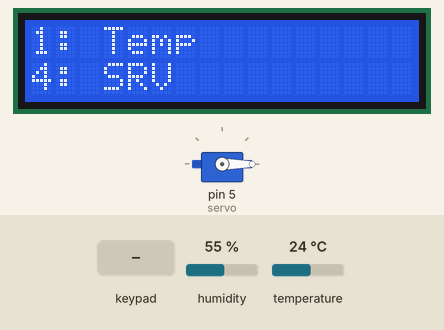
Recording of a sketch running on a simulated Arduino Mega 2560, built with avr-gcc and run on an emulated ATmega2560. Parts: 16×2 character LCD, servo. The inputs (shaded band) are chosen by the test bench; at power-on: humidity 55 %, temperature 24 °C. What the sketch prints to the serial monitor is not drawn.

Above: at 1.2 s.
1.3 s: key '4' pressed
At 2.2 s:
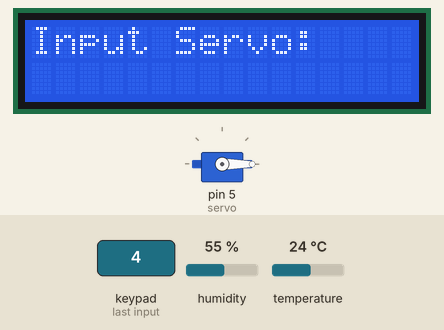
3.0 s: keypad keys 4 4 4 2 4 0 3 8 # pressed 0.723 s apart
At 9.1 s:
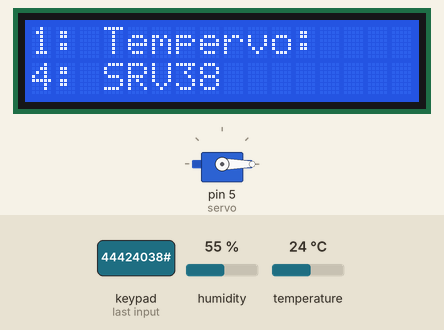
11.0 s: key '1' pressed
At 11.7 s:
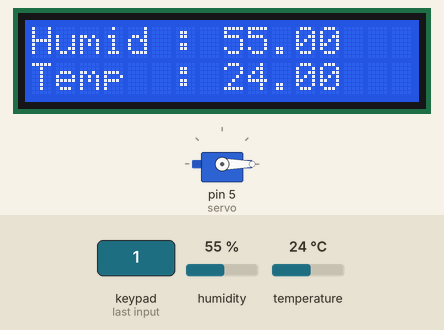
14.0 s: humidity set to 22 %
At 15.7 s:
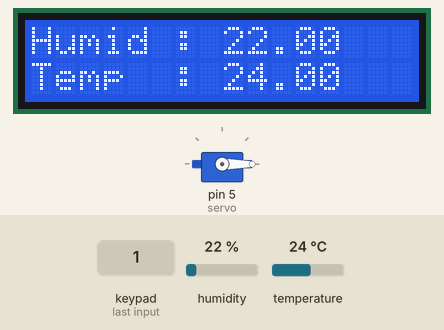
16.8 s: temperature set to 12 °C
At 17.8 s:
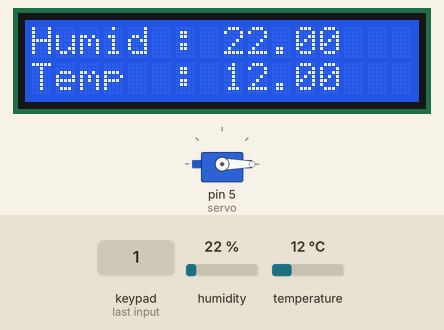
18.9 s: keypad keys 4 4 4 2 4 0 3 8 pressed 0.723 s apart
At 25.0 s:
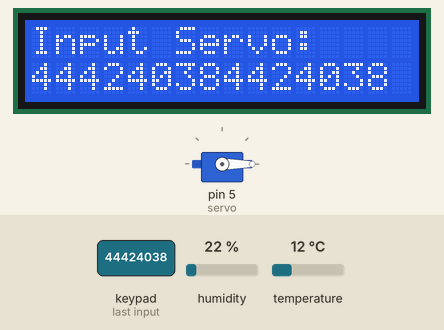
Timing chart, 0 to 26.5 s (numbered marks = the images above; inputs shaded):
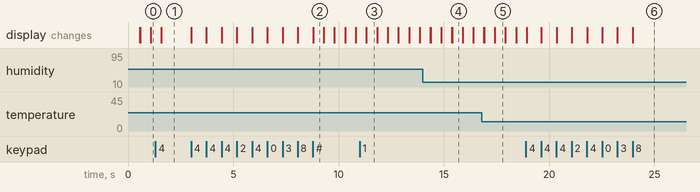

The sketch:

latihan_lcd_keypad_servo_dht.ino
```cpp
#include <LiquidCrystal.h>
#include <DHT.h>
#include <Keypad.h>
#define DHT_PIN 13
#define DHT_TYPE DHT22
#include <Servo.h>

const byte ROWS = 4;
const byte COLS = 4;
char hexaKeys[ROWS][COLS] = {
  { '1', '2', '3', 'A' },
  { '4', '5', '6', 'B' },
  { '7', '8', '9', 'C' },
  { '*', '0', '#', 'D' }
};

byte rowPins[ROWS] = { 44, 42, 40, 38 };
byte colPins[COLS] = { 36, 34, 32, 30 };
float humi, temp;
int menu = 0;
int pos = 90;

int selected = 1;
String input;

LiquidCrystal lcd(6, 7, 9, 10, 11, 12);  // Creates an LCD object. Parameters: (rs, enable, d4, d5, d6, d7)
DHT dht(DHT_PIN, DHT_TYPE);
Keypad customKeypad = Keypad(makeKeymap(hexaKeys), rowPins, colPins, ROWS, COLS);
Servo servo;

void setup() {
  lcd.begin(16, 2);
  dht.begin();
  customKeypad.addEventListener(keypadEvent);
  Serial.begin(9600);
  servo.attach(5);
  servo.write(0);
}

void loop() {
  char key = customKeypad.getKey();

  if (menu == 0) {
    lcd.setCursor(0, 0);
    lcd.print("1: Temp");
    lcd.setCursor(0, 1);
    lcd.print("4: SRV");
    delay(500);
    lcd.clear();
  }

  if (menu == 1) {
    humi = dht.readHumidity();
    temp = dht.readTemperature();
    lcd.setCursor(0, 0);
    lcd.print("Humid : " + String(humi));
    lcd.setCursor(0, 1);
    lcd.print("Temp  : " + String(temp));
    // lcd.noBlink();
    delay(500);
    lcd.clear();
  }
  if (menu == 2) {
    lcd.setCursor(0, 0);
    lcd.print("Input Servo: ");
    selected = 1;
    char key2 = customKeypad.getKey();
    while (selected) {
      char keyPressed = customKeypad.waitForKey();
      if (keyPressed) {
        if (keyPressed == '*') {
          if (input.toInt() <= 180) {
            servo.write(input.toInt());
            lcd.clear();
            lcd.setCursor(0, 0);
            lcd.print("Input Servo: ");
            input = "";
          } else {
            lcd.clear();
            lcd.setCursor(0, 0);
            lcd.print("Input Servo: ");
            input = "";
          }
        }
        if (keyPressed == '#') {
          selected = 0;
          menu = 0;
          Serial.println("ESC");
          break;
        }
        if (keyPressed >= '0' && keyPressed <= '9') {
          input += keyPressed;
          lcd.clear();
          lcd.setCursor(0, 0);
          lcd.print("Input Servo: ");
          lcd.setCursor(0, 1);
          lcd.print(input);
        }
      }
      delay(500);
    }
  }
}
void keypadEvent(KeypadEvent key) {
  if (customKeypad.getState() == PRESSED || customKeypad.getState() == HOLD) {
    switch (key) {
      case '1':
        menu = 1;
        break;
      case '4':
        menu = 2;
        break;
      case '*':
        menu = 0;
        break;
    }
  }
}
```

Measured:
- after the input at 1.3 s, the display: first differs from a run without the input after 0.28 s (image 1)
- after the input at 3.0 s, the display: first changes at once (image 2 shows a later state)
- after the input at 11.0 s, the display: first differs from a run without the input after 0.32 s (image 3)
- after the input at 14.0 s, the display: first differs from a run without the input after 1.4 s (image 4)
- after the input at 16.8 s, the display: first differs from a run without the input after 0.62 s (image 5)
- after the input at 18.9 s, the display: first differs from a run without the input at once (image 6 shows a later state)
- what the display in image 2 shows lasts 0.5 s, from 8.8 s to 9.3 s
